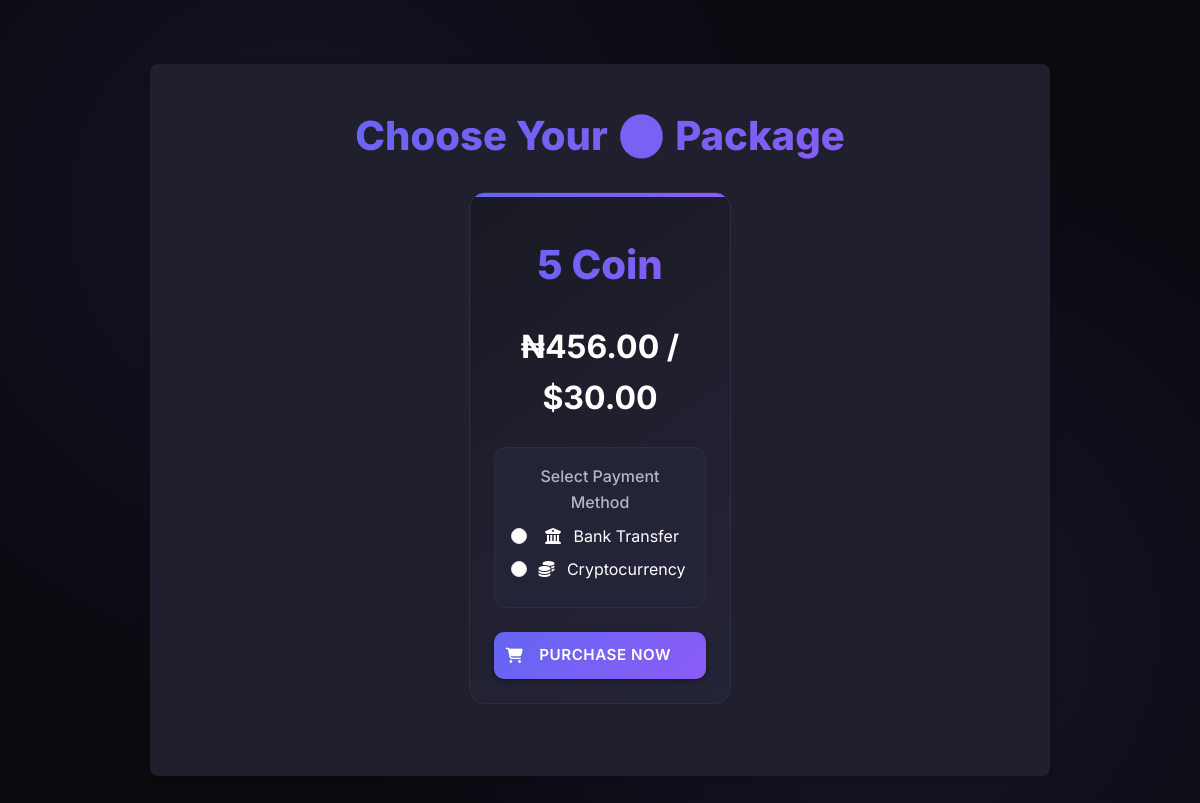
The page /payments/packages/ (signed in) on the database its author committed.
### payments/models.py (models this page shows, shortened)
class XPPackage(models.Model):
    xp_amount = models.PositiveIntegerField()
    price_in_naira = models.DecimalField(max_digits=10, decimal_places=2)
    price_in_usdt = models.DecimalField(max_digits=10, decimal_places=2, null=True, blank=True)
    class Meta:
        ordering = ['price_in_naira']

### payments/views.py (the view, shortened to what this page needs)
# urls.py: path('packages/', views.package_list, name='package_list'),
@login_required
def package_list(request):
    packages = XPPackage.objects.all()
    return render(request, 'payments/package_list.html', {
        'packages': packages,
        'payment_methods': Payment.PAYMENT_METHOD_CHOICES,
    })

### templates/payments/package_list.html (shortened to what this page needs)
{% extends 'base.html' %}
{% load static %}
{% block content %}
<div class="container py-5">
    <h1 class="package-header text-center">Choose Your 🪙 Package</h1>
      <div class="row justify-content-center">
        {% for package in packages %}
        <div class="col-md-4 mb-4">
            <div class="package-card h-100 position-relative">
                <div class="card-body text-center p-4">
                    <div class="xp-amount">{{ package.xp_amount }} Coin</div>
                    <div class="price-tag mb-4">₦{{ package.price_in_naira }}{% if package.price_in_usdt %} / ${{ package.price_in_usdt }}{% endif %}</div>
                    <form method="post" action="{% url 'payments:package_list' %}">
                        <div class="payment-method-section">
                            <label class="form-label fw-bold mb-3">Select Payment Method</label>
                            {% for value, label in payment_methods %}
                            <div class="form-check mb-2">
                                <input class="form-check-input" type="radio"
                                       name="payment_method" value="{{ value }}"
                                       id="{{ value }}_{{ package.id }}" required>
                                <label class="form-check-label" for="{{ value }}_{{ package.id }}">
                                    <i class="fas {% if value == 'bank' %}fa-university{% else %}fa-coins{% endif %} me-2"></i>
                                    {{ label }}
                                </label>
                            </div>
                            {% endfor %}
                        </div>
                        <button type="submit" class="btn btn-primary purchase-btn">
                            <i class="fas fa-shopping-cart me-2"></i>Purchase Now
                        </button>
                    </form>
                </div>
            </div>
        </div>
        {% endfor %}
    </div>
</div>
{% endblock %}

### static/main.css (style rules this page uses)
body { font-family: 'Segoe UI', Arial, sans-serif; background: #f8f9fa; color: #222; }
.container { max-width: 900px; margin: 2rem auto; background: #fff; border-radius: 8px; box-shadow: 0 2px 8px #0001; padding: 2rem; }
.btn { background: #007bff; color: #fff; border: none; padding: 0.5rem 1.5rem; border-radius: 4px; cursor: pointer; }
.card-body { padding: 1.5rem; }
.btn-primary { background: #28a745; }
.btn { display: inline-block; font-weight: 500; text-align: center; white-space: nowrap; vertical-align: middle; cursor: pointer; padding: 0.5rem 1rem; font-size: 1rem; line-height: 1.5; border-radius: 0.25rem; transition: color 0.15s ease-in-out, background-color 0.15s ease-in-out; }
.btn-primary { color: #fff; background-color: #007bff; border: 1px solid #0056b3; }

### staticfiles/css/home.css (style rules this page uses)
:root { --primary: #0d6efd; --primary-light: #e7f0ff; --bg-light: #f8f9fa; --text-dark: #212529; --text-muted: #6c757d; --font-main: 'Segoe UI', 'Roboto', sans-serif; }
body { font-family: var(--font-main); font-size: 16px; line-height: 1.6; color: var(--text-dark); background-color: white; margin: 0; padding: 0; }
h1, h2, h3, h4, h5 { font-weight: 600; margin-bottom: 0.75rem; color: var(--text-dark); }
h1 { font-size: 2.5rem; }
.btn { display: inline-block; padding: 0.6rem 1.2rem; font-size: 1rem; text-align: center; cursor: pointer; text-decoration: none; border-radius: 0.3rem; transition: all 0.3s ease-in-out; }

### templates/base.html (style rules this page uses)
:root { --bg-primary: #0a0a0f; --bg-secondary: #111118; --bg-card: #1a1a24; --bg-surface: #242438; --bg-elevated: #2d2d44; --text-primary: #ffffff; --text-secondary: #b4b4c8; --text-muted: #7c7c94; --text-dim: #5a5a6b; --accent-primary: #6366f1; --accent-secondary: #8b5cf6; --accent-tertiary: #06b6d4; --accent-success: #10b981; --accent-warning: #f59e0b; --accent-danger: #ef4444; --gradient-primary: linear-gradient(135deg, #6366f1 0%, #8b5cf6 100%); --gradient-secondary: linear-gradient(135deg, #06b6d4 0%, #3b82f6 100%); --gradient-surface: linear-gradient(145deg, #1a1a24 0%, #242438 100%); --border-primary: #2d2d44; --border-secondary: #3d3d56; --shadow-sm: 0 2px 4px rgba(0, 0, 0, 0.3); --shadow-md: 0 4px 12px rgba(0, 0, 0, 0.4); --shadow-lg: 0 8px 24px rgba(0, 0, 0, 0.5); --shadow-glow: 0 0 20px rgba(99, 102, 241, 0.3); --transition-fast: all 0.2s cubic-bezier(0.4, 0, 0.2, 1); --transition-smooth: all 0.3s cubic-bezier(0.4, 0, 0.2, 1); --transition-bounce: all 0.4s cubic-bezier(0.68, -0.55, 0.265, 1.55); }
* { box-sizing: border-box; }
body { font-family: 'Inter', -apple-system, BlinkMacSystemFont, sans-serif; background: var(--bg-primary); background-image: radial-gradient(circle at 25% 25%, rgba(99, 102, 241, 0.1) 0%, transparent 50%), radial-gradient(circle at 75% 75%, rgba(139, 92, 246, 0.1) 0%, transparent 50%); color: var(--text-primary); line-height: 1.6; min-height: 100vh; overflow-x: hidden; }
.card-body { padding: 2rem; }
.btn { padding: 0.875rem 2rem; border-radius: 10px; font-weight: 500; font-size: 0.95rem; transition: var(--transition-smooth); border: none; position: relative; overflow: hidden; text-decoration: none; display: inline-flex; align-items: center; gap: 0.5rem; }
.btn::before { content: ''; position: absolute; top: 0; left: -100%; width: 100%; height: 100%; background: linear-gradient(90deg, transparent, rgba(255, 255, 255, 0.1), transparent); transition: var(--transition-smooth); }
.btn-primary { background: var(--gradient-primary); color: white; box-shadow: var(--shadow-sm); }
.form-label { color: var(--text-secondary) !important; font-weight: 500 !important; margin-bottom: 0.5rem !important; }

### rows shown on the page
XPPackage: xp_amount "5", price_in_naira "456.00", price_in_usdt "30.00", payment_methods "Bank Transfer" "Cryptocurrency"
